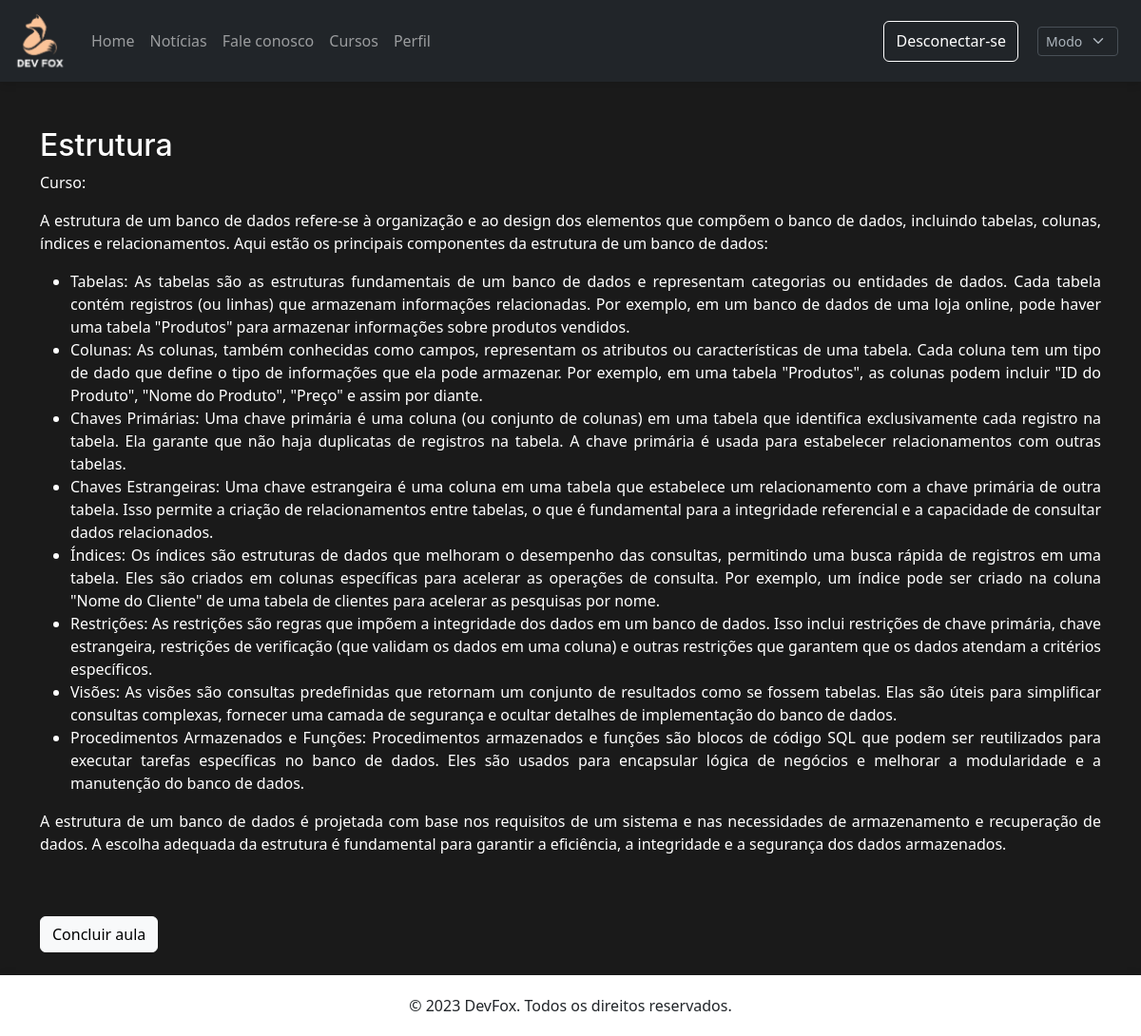
Screenshot of /registered/aula.php?id=16 (signed in) with the database file from the repository.
### tables this page shows
CREATE TABLE `modo` (
  `fundo` varchar(20) NOT NULL,
  `tema` varchar(20) NOT NULL,
  `imagem` varchar(50) NOT NULL,
  `botao` varchar(20) NOT NULL,
  `fonte` varchar(20) NOT NULL
);

CREATE TABLE `aula` (
  `idAula` int(11) NOT NULL,
  `tituloAula` varchar(200) NOT NULL,
  `imgAula` varchar(1000) NOT NULL,
  `videoAula` varchar(2000) NOT NULL,
  `textoAula` varchar(10000) NOT NULL,
  `idCurso` int(11) NOT NULL
);

### modo.php (called while the page is built)
<?php
        include('../conexao.php');
        $consulta = $connection->query('SELECT tema, imagem FROM modo');
        while ($linha = $consulta->fetch()) {
            $tema = $linha['tema'];
            $imagem = $linha['imagem'];
        }
?>

### registered/aula.php (the view, shortened to what this page needs)
<!DOCTYPE html>
<html lang="en">
<head>
    <?php
        include("../links.php");
    ?>
    <?php
        include('../modo.php');
    ?>
    <?php
        $idAula = $_GET['id'];
        $tituloCurso = $_GET['titulo'];
        $consulta2 = $connection->query("SELECT tituloAula, imgAula, videoAula, textoAula, idCurso FROM aula WHERE idAula = $idAula");
        while ($linha = $consulta2->fetch()) {
            $titulo = $linha['tituloAula'];
            $texto = $linha['textoAula'];
            $idCurso = $linha['idCurso'];
        }
        $idRegistro = $_SESSION['id'];
    ?>
    <link href="https://cdnjs.cloudflare.com/ajax/libs/prism/1.25.0/themes/prism.min.css" rel="stylesheet">
    <link rel="stylesheet" href="../css/user.php">
    <link rel="stylesheet" href="../css/card.css">
</head>
<body>
    <?php
        include("./header.php");
    ?>
    <div class="container mt-5">
        <div class="clearfix">
            <h2 class="curso-title"><?=$titulo?></h2>
            <p class="curso-text">Curso: <?=$tituloCurso?></p>
            <div class="curso-text" style="text-align: justify"><?=$texto?></div>
            <br>
        </div>
        <br>
        <a href="./concluir-aula.php?idRegistro=<?=$idRegistro?>&idCurso=<?=$idCurso?>&idAula=<?=$idAula?>" class="btn btn-light" role="button">Concluir aula</a>
    </div>
    <br>
    <?php
        include('./footer.php');
    ?>
</body>
</html>

### registered/header.php (shortened to what this page needs)
<nav class="navbar navbar-expand-lg bg-<?=$tema?>" style="box-shadow: 0px 1px 10px rgba(0, 0, 0, 0.141)" data-bs-theme="<?=$tema?>">
  <div class="container-fluid">
    <a class="navbar-brand" href="./index.php"><img src="<?=$imagem?>" alt="Logo" width="60px" height="48px" class="animate__animated animate__tada"></a>
    <div class="collapse navbar-collapse animate__animated animate__slideInLeft" id="navbarNavAltMarkup">
      <div class="navbar-nav">
        <a class="nav-link" href="./index.php">Home</a>
        <a class="nav-link" href="./index.php#noticias">Notícias</a>
        <a class="nav-link" href="./contato.php">Fale conosco</a>
        <a class="nav-link" href="./cursos.php">Cursos</a>
        <a class="nav-link" data-bs-toggle="offcanvas" href="#offcanvasPerfil" aria-controls="offcanvasPerfil">Perfil</a>
      </div>
    </div>
    <div class="d-grid gap-2 d-md-flex justify-content-md-end animate__animated animate__slideInRight">
      <button class="btn btn-outline-primary btn-border-bg" type="button"><a class="nav-link" href="../logout.php">Desconectar-se</a></button>
      <button type="button" class="btn btn-special">
        <form action="../alterar-modo.php" method="post">
          <select class="form-select form-select-sm" aria-label="Default select example" name="mode" onchange="this.form.submit()">
            <option selected>Modo</option>
          </select>
        </form>
      </button>
    </div>
  </div>
</nav>

### rows the page displays
modo: imagem (picture)
aula: tituloAula "Estrutura", textoAula "A estrutura de um banco de dados refere-se à organização e ao design dos elementos que compõem o banco de dados, incluindo tabelas, colunas, índices e relacionamentos. Aqui estão os principais componentes da estrutura de um banco de dados: Tabelas: As tabelas são as estruturas fundamentais de um banco de dados e representam categorias ou entidades de dados. Cada tabela contém registros (ou linhas) que armazenam informações relacionadas. Por exemplo, em um banco de dados de uma loja online, pode haver uma tabela \"Produtos\" para armazenar informações sobre produtos vendidos. Colunas: As colunas, também conhecidas como campos, representam os atributos ou características de uma tabela. Cada…"
